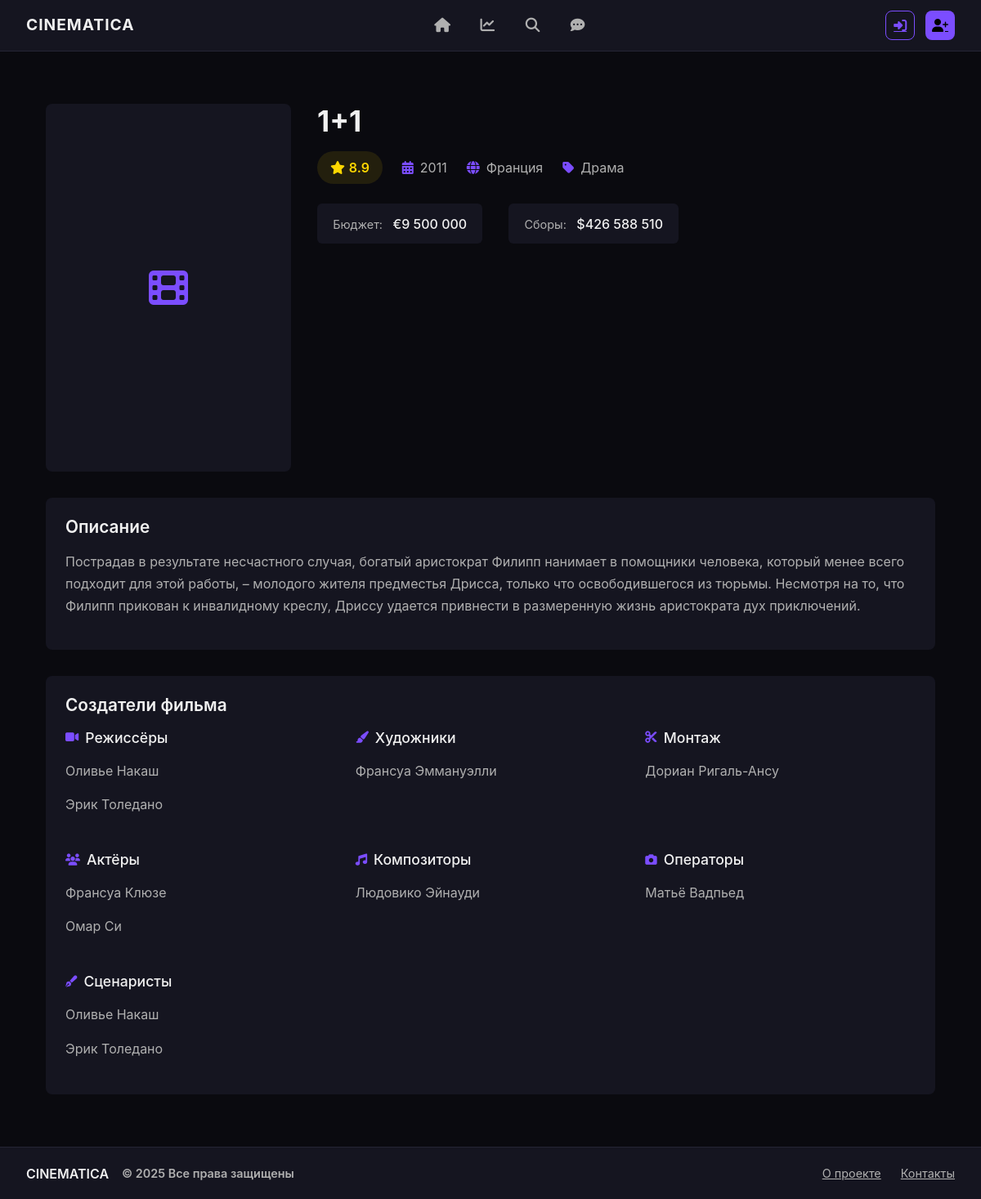
/movie/1, run on the app's committed database.
### app.py (models this page shows)
class Movies(db.Model):
    movie_id = db.Column(db.Integer, primary_key=True)
    movie_title = db.Column(db.String, nullable=False)
    movie_description = db.Column(db.Text, nullable=False)
    movie_date = db.Column(db.Text, nullable=False)
    movie_rating = db.Column(db.Float, nullable=False)
    movie_genre = db.Column(db.String, nullable=False)
    movie_country = db.Column(db.String, nullable=False)
    movie_budget = db.Column(db.Text, nullable=False)
    movie_box_office = db.Column(db.Text, nullable=False)

class Directors(db.Model):
    director_id = db.Column(db.Integer, primary_key=True)
    director_name = db.Column(db.Text, nullable=False)
    director_movies = db.Column(db.Text, nullable=False)
    director_biography = db.Column(db.Text, nullable=False)

class Artists(db.Model):
    artist_id = db.Column(db.Integer, primary_key=True)
    artist_name = db.Column(db.Text, nullable=False)
    artist_movies = db.Column(db.Text, nullable=False)
    artist_biography = db.Column(db.Text, nullable=False)

class Editors(db.Model):
    editor_id = db.Column(db.Integer, primary_key=True)
    editor_name = db.Column(db.Text, nullable=False)
    editor_movies = db.Column(db.Text, nullable=False)
    editor_biography = db.Column(db.Text, nullable=False)

class Actors(db.Model):
    actor_id = db.Column(db.Integer, primary_key=True)
    actor_name = db.Column(db.Text, nullable=False)
    actor_movies = db.Column(db.Text, nullable=False)
    actor_biography = db.Column(db.Text, nullable=False)

class Composers(db.Model):
    composer_id = db.Column(db.Integer, primary_key=True)
    composer_name = db.Column(db.Text, nullable=False)
    composer_movies = db.Column(db.Text, nullable=False)
    composer_biography = db.Column(db.Text, nullable=False)

class Cameramen(db.Model):
    cameraman_id = db.Column(db.Integer, primary_key=True)
    cameraman_name = db.Column(db.Text, nullable=False)
    cameraman_movies = db.Column(db.Text, nullable=False)
    cameraman_biography = db.Column(db.Text, nullable=False)

class Screenwriters(db.Model):
    screenwriter_id = db.Column(db.Integer, primary_key=True)
    screenwriter_name = db.Column(db.Text, nullable=False)
    screenwriter_movies = db.Column(db.Text, nullable=False)
    screenwriter_biography = db.Column(db.Text, nullable=False)

### app.py (the view)
@app.route('/movie/<int:movie_id>')
def movie_detail(movie_id):
    movie = Movies.query.get_or_404(movie_id)
    title = movie.movie_title
    directors = Directors.query.filter(Directors.director_movies.contains(title)).all()
    artists = Artists.query.filter(Artists.artist_movies.contains(title)).all()
    editors = Editors.query.filter(Editors.editor_movies.contains(title)).all()
    actors = Actors.query.filter(Actors.actor_movies.contains(title)).all()
    composers = Composers.query.filter(Composers.composer_movies.contains(title)).all()
    cameramen = Cameramen.query.filter(Cameramen.cameraman_movies.contains(title)).all()
    screenwriters = Screenwriters.query.filter(Screenwriters.screenwriter_movies.contains(title)).all()
    loggedin = session.get('loggedin', False)
    username = None
    if loggedin:
        user_id = session.get('id')
        user = Users.query.filter_by(user_id=user_id).first()
        if user:
            username = user.username
    return render_template(
        'movie_detail.html',
        movie=movie,
        directors=directors,
        artists=artists,
        editors=editors,
        actors=actors,
        composers=composers,
        cameramen=cameramen,
        screenwriters=screenwriters,
        loggedin=loggedin,
        username=username
    )

### templates/movie_detail.html (shortened to what this page needs)
{% if loggedin %}
  {% extends 'base_logged.html' %}
{% else %}
  {% extends 'base.html' %}
{% endif %}
{% block extra_css %}
  <link rel="stylesheet" href="{{ url_for('static', filename='css/movie_detail.css')}}">
{% endblock %}
{% block content %}
<section class="movie-detail">
  <div class="movie-header">
    <div class="movie-poster">
      <div class="poster-placeholder">
        <i class="fas fa-film"></i>
      </div>
    </div>
    <div class="movie-info">
      <h1 class="movie-title">{{ movie.movie_title }}</h1>
      <div class="movie-meta">
        <div class="rating-badge">
          <i class="fas fa-star"></i>
          <span>{{ movie.movie_rating }}</span>
        </div>
        <span class="meta-item"><i class="fas fa-calendar-alt"></i> {{ movie.movie_date }}</span>
        <span class="meta-item"><i class="fas fa-globe"></i> {{ movie.movie_country }}</span>
        <span class="meta-item"><i class="fas fa-tag"></i> {{ movie.movie_genre }}</span>
      </div>
      <div class="movie-finance">
        <div class="finance-item">
          <span class="finance-label">Бюджет:</span>
          <span class="finance-value">{{ movie.movie_budget }}</span>
        </div>
        <div class="finance-item">
          <span class="finance-label">Сборы:</span>
          <span class="finance-value">{{ movie.movie_box_office }}</span>
        </div>
      </div>
    </div>
  </div>
  <div class="movie-description">
    <h3 class="section-title">Описание</h3>
    <p>{{ movie.movie_description }}</p>
  </div>
  <div class="movie-team">
    <h3 class="section-title">Создатели фильма</h3>
    <div class="team-grid">
      <div class="team-category">
        <h4 class="team-title"><i class="fas fa-video"></i> Режиссёры</h4>
        <div class="team-list">
          {% for director in directors %}
            <a href="{{ url_for('person_detail', numb=director.director_id, type=1) }}" class="team-member">
              {{ director.director_name }}
            </a>
          {% endfor %}
        </div>
      </div>
      <div class="team-category">
        <h4 class="team-title"><i class="fas fa-paint-brush"></i> Художники</h4>
        <div class="team-list">
          {% for artist in artists %}
            <a href="{{ url_for('person_detail', numb=artist.artist_id, type=2) }}" class="team-member">
              {{ artist.artist_name }}
            </a>
          {% endfor %}
        </div>
      </div>
      <div class="team-category">
        <h4 class="team-title"><i class="fas fa-cut"></i> Монтаж</h4>
        <div class="team-list">
          {% for editor in editors %}
            <a href="{{ url_for('person_detail', numb=editor.editor_id, type=3) }}" class="team-member">
              {{ editor.editor_name }}
            </a>
          {% endfor %}
        </div>
      </div>
      <div class="team-category">
        <h4 class="team-title"><i class="fas fa-users"></i> Актёры</h4>
        <div class="team-list">
          {% for actor in actors %}
            <a href="{{ url_for('person_detail', numb=actor.actor_id, type=4) }}" class="team-member">
              {{ actor.actor_name }}
            </a>
          {% endfor %}
        </div>
      </div>
      <div class="team-category">
        <h4 class="team-title"><i class="fas fa-music"></i> Композиторы</h4>
        <div class="team-list">
          {% for composer in composers %}
            <a href="{{ url_for('person_detail', numb=composer.composer_id, type=5) }}" class="team-member">
              {{ composer.composer_name }}
            </a>
          {% endfor %}
        </div>
      </div>
      <div class="team-category">
        <h4 class="team-title"><i class="fas fa-camera"></i> Операторы</h4>
        <div class="team-list">
          {% for cameraman in cameramen %}
            <a href="{{ url_for('person_detail', numb=cameraman.cameraman_id, type=6) }}" class="team-member">
              {{ cameraman.cameraman_name }}
            </a>
          {% endfor %}
        </div>
      </div>
      <div class="team-category">
        <h4 class="team-title"><i class="fas fa-pen-fancy"></i> Сценаристы</h4>
        <div class="team-list">
          {% for screenwriter in screenwriters %}
            <a href="{{ url_for('person_detail', numb=screenwriter.screenwriter_id, type=7) }}" class="team-member">
              {{ screenwriter.screenwriter_name }}
            </a>
          {% endfor %}
        </div>
      </div>
    </div>
  </div>
</section>
{% endblock %}

### templates/base.html (shortened to what this page needs)
<!DOCTYPE html>
<html lang="ru">
<head>
    <link href="https://cdn.jsdelivr.net/npm/bootstrap@5.3.3/dist/css/bootstrap.min.css" rel="stylesheet">
    <link rel="stylesheet" href="https://cdnjs.cloudflare.com/ajax/libs/font-awesome/6.4.0/css/all.min.css">
    <link rel="stylesheet" href="{{ url_for('static', filename='css/main.css')}}">
    {% block extra_css %}{% endblock %}
</head>
<body class="dark-theme">
    <header class="site-header">
        <div class="header-container">
            <a href="{{ url_for('home')}}" class="logo-link">
                <span class="logo-text">CINEMATICA</span>
            </a>
            <nav class="main-nav">
                <a href="{{ url_for('home')}}" class="nav-link" title="Главная">
                    <i class="fas fa-home"></i>
                </a>
                <a href="{{ url_for('popular')}}" class="nav-link" title="Топ фильмы">
                    <i class="fas fa-chart-line"></i>
                </a>
                <a href="{{ url_for('search')}}" class="nav-link" title="Поиск">
                    <i class="fas fa-search"></i>
                </a>
                <a href="{{ url_for('reviews')}}" class="nav-link" title="Рецензии">
                    <i class="fas fa-comment-dots"></i>
                </a>
            </nav>
            <div class="auth-buttons">
                <a href="{{ url_for('login')}}" class="btn-login" title="Войти">
                    <i class="fas fa-sign-in-alt"></i>
                </a>
                <a href="{{ url_for('register')}}" class="btn-register" title="Регистрация">
                    <i class="fas fa-user-plus"></i>
                </a>
            </div>
        </div>
    </header>
    <main class="main-content">
        <div class="content-container">
            {% block content %}{% endblock %}
        </div>
    </main>
    <footer class="site-footer">
        <div class="footer-container">
            <div class="footer-brand">
                <span>CINEMATICA</span>
                <span class="copyright">© 2025 Все права защищены</span>
            </div>
            <div class="footer-links">
                <a href="/about" class="footer-link">О проекте</a>
                <a href="#" class="footer-link">Контакты</a>
            </div>
        </div>
    </footer>
</body>
</html>

### static/css/main.css (style rules this page uses)
:root { --bg-dark: #0A0A0F; --bg-secondary: #151520; --accent: #7B4DFF; --accent-hover: #936DFF; --text-primary: #F0F0F0; --text-secondary: #B0B0B0; --border-color: #252535; }
.dark-theme { background-color: var(--bg-dark); color: var(--text-primary); font-family: 'Inter', -apple-system, sans-serif; line-height: 1.5; display: flex; flex-direction: column; min-height: 100vh; }
.site-header { background: var(--bg-secondary); padding: 0.8rem 2rem; position: sticky; top: 0; z-index: 100; border-bottom: 1px solid var(--border-color); }
.header-container { display: flex; align-items: center; justify-content: space-between; max-width: 1200px; margin: 0 auto; }
.logo-link { display: flex; align-items: center; gap: 0.8rem; text-decoration: none; }
.logo-text { color: var(--text-primary); font-weight: 700; font-size: 1.2rem; letter-spacing: 1px; }
.main-nav { display: flex; gap: 1.2rem; }
.nav-link { color: var(--text-secondary); font-size: 1.1rem; width: 36px; height: 36px; display: flex; align-items: center; justify-content: center; border-radius: 8px; transition: all 0.2s ease; }
.auth-buttons { display: flex; gap: 0.8rem; }
.btn-login, .btn-register { width: 36px; height: 36px; display: flex; align-items: center; justify-content: center; border-radius: 8px; font-size: 1rem; transition: all 0.2s ease; }
.btn-login { color: var(--accent); border: 1px solid var(--accent); }
.btn-register { color: #000; background: var(--accent); }
.main-content { flex: 1; padding: 2rem 0; }
.content-container { max-width: 1200px; margin: 0 auto; padding: 0 2rem; }
.site-footer { background: var(--bg-secondary); padding: 1.2rem 2rem; border-top: 1px solid var(--border-color); }
.footer-container { display: flex; justify-content: space-between; align-items: center; max-width: 1200px; margin: 0 auto; }
.footer-brand { display: flex; align-items: center; gap: 1rem; font-weight: 600; }
.copyright { color: var(--text-secondary); font-size: 0.9rem; }
.footer-links { display: flex; gap: 1.5rem; }
.footer-link { color: var(--text-secondary); font-size: 0.9rem; transition: color 0.2s ease; }

### static/css/movie_detail.css (style rules this page uses)
.movie-detail { max-width: 1200px; margin: 2rem auto; padding: 0 1.5rem; }
.movie-header { display: flex; gap: 2rem; margin-bottom: 2rem; }
.movie-poster { flex: 0 0 300px; }
.poster-placeholder { width: 100%; height: 450px; background: var(--bg-secondary); display: flex; align-items: center; justify-content: center; color: var(--accent); font-size: 3rem; border-radius: 8px; }
.movie-info { flex: 1; }
.movie-title { font-size: 2.2rem; font-weight: 700; color: var(--text-primary); margin-bottom: 1rem; }
.movie-meta { display: flex; flex-wrap: wrap; gap: 1.5rem; align-items: center; margin-bottom: 1.5rem; }
.rating-badge { display: flex; align-items: center; gap: 0.3rem; background: rgba(255, 215, 0, 0.1); padding: 0.5rem 1rem; border-radius: 20px; color: #ffd700; font-weight: 600; }
.meta-item { display: flex; align-items: center; gap: 0.5rem; color: var(--text-secondary); }
.meta-item i { color: var(--accent); }
.movie-finance { display: flex; gap: 2rem; margin-top: 1.5rem; }
.finance-item { background: var(--bg-secondary); padding: 0.8rem 1.2rem; border-radius: 6px; }
.finance-label { font-size: 0.9rem; color: var(--text-secondary); margin-right: 0.5rem; }
.finance-value { font-weight: 500; }
.movie-description { background: var(--bg-secondary); padding: 1.5rem; border-radius: 8px; margin-bottom: 2rem; }
.section-title { font-size: 1.3rem; font-weight: 600; color: var(--text-primary); margin-bottom: 1rem; display: flex; align-items: center; gap: 0.5rem; }
.movie-description p { line-height: 1.7; color: var(--text-secondary); }
.movie-team { background: var(--bg-secondary); padding: 1.5rem; border-radius: 8px; }
.team-grid { display: grid; grid-template-columns: repeat(auto-fill, minmax(250px, 1fr)); gap: 1.5rem; }
.team-category { margin-bottom: 1rem; }
.team-title { font-size: 1.1rem; font-weight: 500; color: var(--text-primary); margin-bottom: 0.8rem; display: flex; align-items: center; gap: 0.5rem; }
.team-title i { color: var(--accent); font-size: 0.9rem; }
.team-list { display: flex; flex-direction: column; gap: 0.5rem; }
.team-member { color: var(--text-secondary); text-decoration: none; transition: all 0.2s ease; padding: 0.3rem 0; }

### data on the page
Movies: movie_title "1+1", movie_rating "8.9", movie_date "2011", movie_country "Франция", movie_genre "Драма", movie_budget "€9 500 000", movie_box_office "$426 588 510", movie_description "Пострадав в результате несчастного случая, богатый аристократ Филипп нанимает в помощники человека, который менее всего подходит для этой работы, – молодого жителя предместья Дрисса, только что освободившегося из тюрьмы. Несмотря на то, что Филипп прикован к инвалидному креслу, Дриссу удается привнести в размеренную жизнь аристократа дух приключений."
Directors: director_name "Оливье Накаш"
Directors: director_name "Эрик Толедано"
Artists: artist_name "Франсуа Эммануэлли"
Editors: editor_name "Дориан Ригаль-Ансу"
Actors: actor_name "Франсуа Клюзе"
Actors: actor_name "Омар Си"
Composers: composer_name "Людовико Эйнауди"
Cameramen: cameraman_name "Матьё Вадпьед"
Screenwriters: screenwriter_name "Оливье Накаш"
Screenwriters: screenwriter_name "Эрик Толедано"
